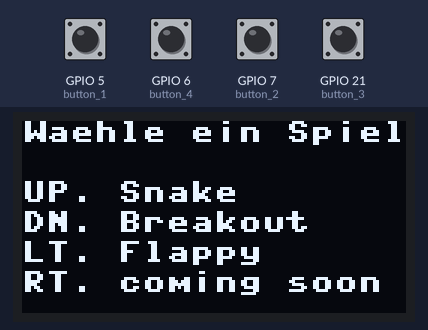
A program run on a simulated ESP32 board running MicroPython. Parts: 128×64 one-colour display. The inputs (shaded band) are chosen by the test bench; at power-on: GPIO 5 (button_1), GPIO 6 (button_4), GPIO 7 (button_2), GPIO 21 (button_3) HIGH. Random numbers come from a fixed seed; library files of the repository ran but are not shown: ssd1306.py.

Above: at 1.2 s.
1.3 s: GPIO 5 (button_1) pulled LOW for 0.15 s
At 1.9 s:
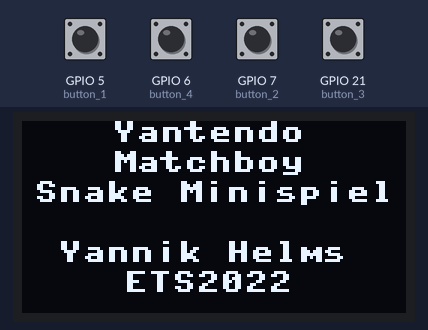
4.4 s: GPIO 7 (button_2) pulled LOW for 0.15 s
At 7.2 s:
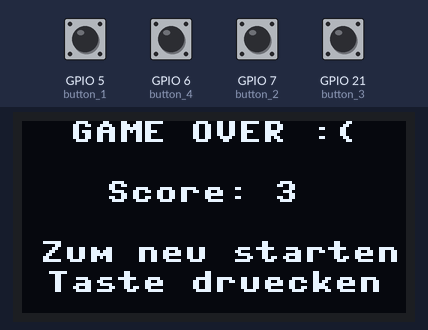
7.5 s: GPIO 6 (button_4) pulled LOW for 0.15 s
At 7.65 s:
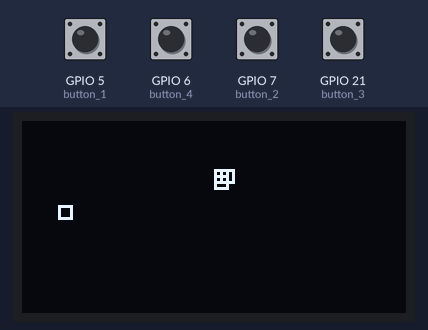
9.1 s: GPIO 5 (button_1) pulled LOW for 1 s
At 10.0 s:
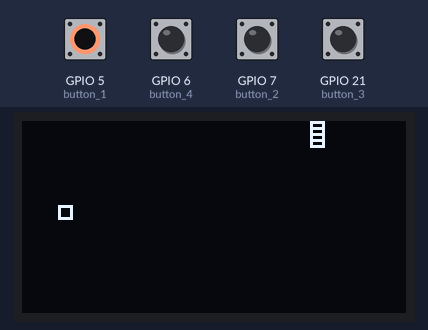
11.6 s: GPIO 21 (button_3) pulled LOW for 0.15 s
At 11.73 s:
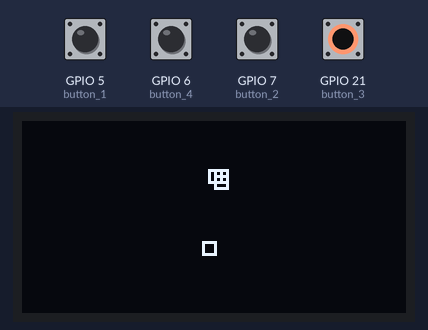
13.2 s: GPIO 7 (button_2) pulled LOW for 1 s
At 13.36 s:
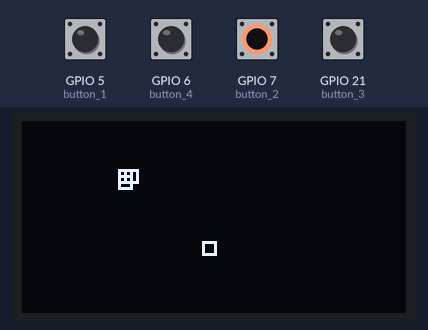

Measured:
- after the input at 1.3 s, the display: first changes after 0.11 s (image 1 shows a later state)
- after the input at 4.4 s, the display: first changes after 0.10 s (image 2 shows a later state)
- after the input at 7.5 s, the display: changes after 0.10 s (image 3)
- after the input at 11.6 s, the display: changes after 0.08 s (image 5)

The program:

main.py
```python
from machine import Pin, I2C
import ssd1306
import time

# Initialisierung des OLED-Displays
i2c = I2C(-1, scl=Pin(9), sda=Pin(8))
oled = ssd1306.SSD1306_I2C(128, 64, i2c)

# Anzeigen der Spielauswahl auf dem OLED-Display
def show_menu():
    oled.fill(0)
    oled.text('Waehle ein Spiel:', 0, 0)
    oled.text('UP. Snake', 0, 20)
    oled.text('DN. Breakout', 0, 30)
    oled.text('LT. Flappy', 0, 40)
    oled.text('RT. coming soon', 0, 50)
    oled.show()

# Überprüfung der Tasteneingabe
def check_buttons():
    if not button_1.value():
        return 1
    elif not button_2.value():
        return 2
    elif not button_3.value():
        return 3
    else:
        return None

# Anzeige des Menüs und Auswahl des Spiels
def select_game():
    show_menu()

    while True:
        selection = check_buttons()
        if selection:
            return selection
        time.sleep(0.1)

# Starten des ausgewählten Spiels
def start_game(game):
    if game == 1:
        import snake
        snake.run_game() # Annahme, dass snake.py eine Funktion run_game() enthält, um das Spiel zu starten
    elif game == 2:
        import arcade
        arcade.run_game() # Annahme, dass arcade.py eine Funktion run_game() enthält, um das Spiel zu starten
    elif game == 3:
        import flappy
        flappy.run_game()


# Initialisierung der Tasten
button_1 = Pin(5, Pin.IN, Pin.PULL_UP)
button_2 = Pin(7, Pin.IN, Pin.PULL_UP)
button_3 = Pin(21, Pin.IN, Pin.PULL_UP)
button_4 = Pin(6, Pin.IN, Pin.PULL_UP)

# Auswahl des Spiels
game_selection = select_game()
start_game(game_selection)
```

snake.py
```python
import machine
import ssd1306
import time
import random
import sys

# Define pins for buttons and display
button_up = machine.Pin(5, machine.Pin.IN, machine.Pin.PULL_UP)
button_down = machine.Pin(7, machine.Pin.IN, machine.Pin.PULL_UP)
button_left = machine.Pin(21, machine.Pin.IN, machine.Pin.PULL_UP)
button_right = machine.Pin(6, machine.Pin.IN, machine.Pin.PULL_UP)
scl_pin = machine.Pin(9, machine.Pin.OUT)
sda_pin = machine.Pin(8, machine.Pin.OUT)

# Initialize display and clear it
i2c = machine.I2C(-1, scl=scl_pin, sda=sda_pin)
display = ssd1306.SSD1306_I2C(128, 64, i2c)
display.fill(0)
display.show()

#Bootscreen
display.fill(0)
display.text("Yantendo", 30, 0)
display.text("Matchboy", 30, 10)
display.text("Snake Minispiel", 4, 20)
display.text("Yannik Helms", 12, 40)
display.text("ETS2022", 34, 50)
display.show()
time.sleep(1.5)

# Define starting positions for the snake and the food
snake = [(28, 28), (24, 28), (20, 28)]
food = (random.randint(0, 118)//4*4, random.randint(0, 58)//4*4)

#############################

# Definieren Sie die Konstanten für das Spielfeld
FIELD_WIDTH = 124
FIELD_HEIGHT = 60
FIELD_X = 1
FIELD_Y = 1

# Definieren Sie die Funktion, um den Rahmen um das Spielfeld zu zeichnen
def draw_field_border():
    display.rect(FIELD_X-1, FIELD_Y-1, FIELD_WIDTH+2, FIELD_HEIGHT+2, 1)

#####################################

# Define functions for drawing the snake and the food
def draw_snake():
    for segment in snake:
        display.rect(segment[0], segment[1], 5, 5, 1)

def draw_food():
    display.rect(food[0], food[1], 5, 5, 1)

# Define function for drawing the game over message
def draw_game_over():
    display.fill(0)
    display.text("GAME OVER :(", 16, 0)
    display.text("Score: {}".format(len(snake)), 28, 20)
    display.text("Zum neu starten", 6, 40)
    display.text("Taste druecken", 8, 50)
    display.show()

# Spawn a new food
def spawn_food():
    while True:
        # Generate random coordinates for the food
        x = random.randrange(0, 124, 4)
        y = random.randrange(0, 60, 4)

        # Check if the food is not on the snake's body
        if (x, y) not in snake:
            # Return the food's coordinates
            return (x, y)


# Define variables for the snake's direction
dx = 4
dy = 0

# Define a variable for the game's state
game_over = False

# Define a function for detecting button presses
def button_pressed(pin):
    time.sleep(0.02)
    return not pin.value()

# Define a function to start a new game
def new_game():
    global dx, dy, game_over, snake, food

    # Reset variables
    dx = 2
    dy = 0
    game_over = False
    snake = [(32, 32), (30, 32), (28, 32)]

    # Generate the initial food position
    food = (random.randint(0, 63)*2, random.randint(0, 31)*2)

    # Clear the display
    display.fill(0)
    display.show()

# Reset the game
def reset_game():
    global snake, food, direction, game_over, score

    # Initialize the snake
    snake = [(64, 16), (64, 18), (64, 20)]

    # Initialize the food
    food = spawn_food()

    # Initialize the direction
    direction = "UP"

    # Initialize the game over flag
    game_over = False

    # Initialize the score
    score = 0

    # Clear the display
    display.fill(0)


# Display the start message
display.fill(0)
display.text("Zum starten", 20, 20)
display.text("beliebige Taste", 6, 30)
display.text("druecken!", 25, 40)
display.show()

# Wait for a button press to start the game
while not any([button_pressed(button_up), button_pressed(button_down), button_pressed(button_left), button_pressed(button_right)]):
    pass

# Start the game
new_game()
# Zeichnen des Rahmens

display.rect(0, 0, 128, 64, 1)

# Game loop
while True:
    # Check for button presses and update the snake's direction
    if button_pressed(button_up) and dy == 0:
        dx = 0
        dy = -2
    elif button_pressed(button_down) and dy == 0:
        dx = 0
        dy = 2
    elif button_pressed(button_left) and dx == 0:
        dx = -2
        dy = 0
    elif button_pressed(button_right) and dx == 0:
        dx = 2
        dy = 0

    # Update the position of the snake's head
    head = snake[0]
    new_head = (head[0] + dx, head[1] + dy)

    # Check for collision with walls
    if new_head[0] < 0 or new_head[0] > 126 or new_head[1] < 0 or new_head[1] > 62:
        game_over = True

    # Check for collision with snake's body
    if new_head in snake:
        game_over = True

    # Check for collision with food
    if new_head[0] == food[0] and new_head[1] == food[1]:
        # Add new segment to the snake
        snake.insert(0, new_head)

        # Generate new food position
        while True:
            food = (random.randint(0, 63)*2, random.randint(0, 31)*2)
            if food not in snake:
                break
    else:
        # Move the snake
        snake.insert(0, new_head)
        snake.pop()

    # Clear the display
    display.fill(0)

    # Draw the snake and the food
    draw_snake()
    draw_food()
    display.show()

# Check if the game is over
    if game_over:
        # Draw the game over message
        draw_game_over()

        # Wait for a button press to start a new game
        while True:
            # Check for button presses
            if button_up.value() == 0 or button_left.value() == 0 or button_right.value() == 0 or button_down.value() == 0:
                # Reset the game and start a new one
                reset_game()
                break
#             elif button_down.value() == 0:
#                 # Turn off the display and exit the game
#                 display.poweroff()
#                 sys.exit()
            else: #button_left.value() == 0 or button_right.value() == 0:
                # Do nothing - wait for an actual direction button press
                pass
```
